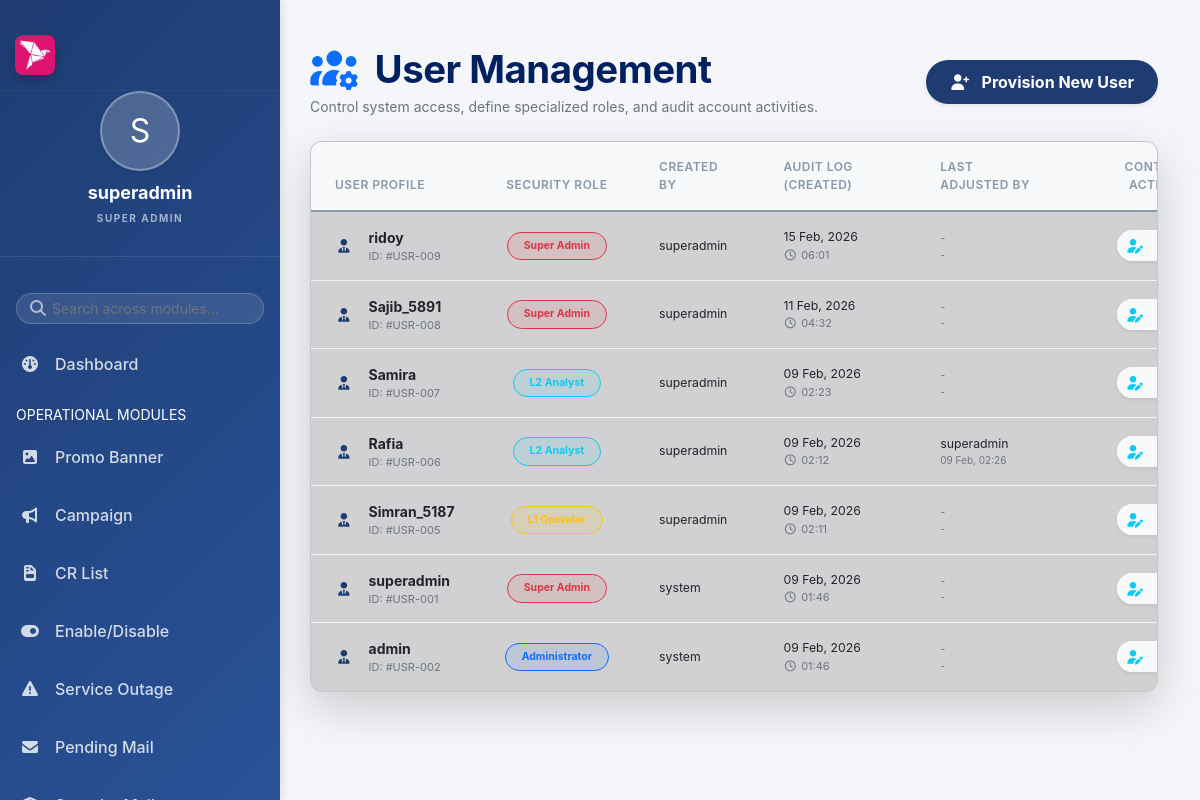
The page /main/modules/users/manage.php (signed in) on the database its author committed.
### tables this page shows
CREATE TABLE `users` (
  `id` int(11) NOT NULL,
  `username` varchar(50) NOT NULL,
  `password` varchar(255) NOT NULL,
  `role` enum('super_admin','admin','l1','l2') NOT NULL,
  `created_at` timestamp NOT NULL DEFAULT current_timestamp(),
  `allowed_modules` text DEFAULT NULL,
  `created_by` varchar(50) DEFAULT 'system',
  `edited_by` varchar(50) DEFAULT NULL,
  `edited_at` timestamp NULL DEFAULT NULL
);

### includes/functions.php (called while the page is built, shortened)
<?php
function e($text) {
    return htmlspecialchars($text, ENT_QUOTES, 'UTF-8');
}
function executePreparedStatement($conn, $sql, $types = "", $params = []) {
    $stmt = mysqli_prepare($conn, $sql);
    if (!mysqli_stmt_execute($stmt)) {
        log_error("Failed to execute prepared statement", ["sql" => substr($sql, 0, 50), "error" => mysqli_stmt_error($stmt)]);
        mysqli_stmt_close($stmt);
        return false;
    }
    return $stmt;
}

### main/modules/users/manage.php (the view, shortened to what this page needs)
<?php
include_once INCLUDES_PATH . '/auth_check.php';
$sql = "SELECT * FROM users ORDER BY created_at DESC";
$stmt = executePreparedStatement($conn, $sql);
$result = $stmt ? mysqli_stmt_get_result($stmt) : false;
?>
<!DOCTYPE html>
<html lang="en">
<head>
    <link href="https://cdn.jsdelivr.net/npm/bootstrap@5.0.2/dist/css/bootstrap.min.css" rel="stylesheet">
    <link rel="stylesheet" href="https://cdnjs.cloudflare.com/ajax/libs/font-awesome/7.0.1/css/all.min.css">
    <link rel="stylesheet" href="<?= ASSETS_URL ?>/css/style.css">
</head>
<body>
    <div class="dashboard-container">
        <?php include INCLUDES_PATH . '/sidebar.php'; ?>
        <div class="main-content">
            <div class="container-fluid ps-0 mt-3">
                <div class="d-flex justify-content-between align-items-center mb-4">
                    <div>
                        <h1 class="view-header fw-bold mb-1"><i class="fa-solid fa-users-gear text-primary me-2"></i> User Management</h1>
                        <p class="text-muted small mb-0">Control system access, define specialized roles, and audit account activities.</p>
                    </div>
                    <div class="d-flex gap-2">
                        <a href="add_user.php" class="btn btn-primary rounded-pill px-4 shadow-sm fw-bold">
                            <i class="fa-solid fa-user-plus me-2"></i> Provision New User
                        </a>
                    </div>
                </div>
                <div class="glass-card shadow-lg border-0">
                    <div class="table-responsive">
                        <table class="table table-hover align-middle mb-0 dashboard-table">
                            <thead>
                                <tr>
                                    <th class="ps-4 py-3">User Profile</th>
                                    <th class="py-3 text-center">Security Role</th>
                                    <th class="py-3">Created By</th>
                                    <th class="py-3">Audit Log (Created)</th>
                                    <th class="py-3">Last Adjusted By</th>
                                    <th class="py-3 text-end pe-4">Control Actions</th>
                                </tr>
                            </thead>
                            <tbody>
                                <?php
                                while ($result && $row = mysqli_fetch_assoc($result)) {
                                    $role_badge = '';
                                    switch ($row['role']) {
                                        case 'super_admin':
                                            $role_badge = '<span class="badge bg-danger bg-opacity-10 text-danger border border-danger border-opacity-25 rounded-pill px-3 py-2">Super Admin</span>';
                                            break;
                                        case 'admin':
                                            $role_badge = '<span class="badge bg-primary bg-opacity-10 text-primary border border-primary border-opacity-25 rounded-pill px-3 py-2">Administrator</span>';
                                            break;
                                        case 'l2':
                                            $role_badge = '<span class="badge bg-info bg-opacity-10 text-info border border-info border-opacity-25 rounded-pill px-3 py-2">L2 Analyst</span>';
                                            break;
                                        case 'l1':
                                            $role_badge = '<span class="badge bg-warning bg-opacity-10 text-warning border border-warning border-opacity-25 rounded-pill px-3 py-2">L1 Operator</span>';
                                            break;
                                    }
                                    $created_by = !empty($row['created_by']) ? e($row['created_by']) : '<span class="text-muted italic small">System-Init</span>';
                                    $updated_by = !empty($row['edited_by']) ? e($row['edited_by']) : '<span class="text-muted italic small">-</span>';
                                    echo "<tr>
                                            <td class='ps-4'>
                                                <div class='d-flex align-items-center'>
                                                    <div class='avatar-circle me-3' style='background: var(--primary-light); color: var(--primary-blue);'>
                                                        <i class='fa-solid fa-user-tie'></i>
                                                    </div>
                                                    <div>
                                                        <div class='fw-bold text-dark'>" . e($row['username']) . "</div>
                                                        <div class='text-muted' style='font-size: 11px;'>ID: #USR-" . str_pad((int)$row['id'], 3, '0', STR_PAD_LEFT) . "</div>
                                                    </div>
                                                </div>
                                            </td>
                                            <td class='text-center'>{$role_badge}</td>
                                            <td>
                                                <div class='d-flex align-items-center'>
                                                    <div class='text-dark fw-medium small'>{$created_by}</div>
                                                </div>
                                            </td>
                                            <td>
                                                <div class='small text-dark'>" . e(date('d M, Y', strtotime($row['created_at']))) . "</div>
                                                <div class='text-muted' style='font-size: 11px;'><i class='fa-regular fa-clock me-1'></i>" . e(date('H:i', strtotime($row['created_at']))) . "</div>
                                            </td>
                                            <td>
                                                <div class='text-dark small'>{$updated_by}</div>
                                                <div class='text-muted small' style='font-size: 10px;'>" . (!empty($row['edited_at']) ? e(date('d M, H:i', strtotime($row['edited_at']))) : '-') . "</div>
                                            </td>
                                            <td class='text-end pe-4'>
                                                <div class='btn-group shadow-sm rounded-pill overflow-hidden'>
                                                    <a href='edit_user.php?id=" . (int)$row['id'] . "' class='btn btn-light btn-sm border-end' title='Edit User Profile'>
                                                        <i class='fa-solid fa-user-pen text-info'></i>
                                                    </a>
                                                    <a href='delete_user.php?id=" . (int)$row['id'] . "&csrf_token=" . urlencode($_SESSION['csrf_token']) . "' class='btn btn-light btn-sm' onclick='return confirm(\"Security Alert: Proceed with account termination?\")' title='Revoke Access'>
                                                    </a>
                                                </div>
                                            </td>
                                          </tr>";
                                }
                                ?>
                            </tbody>
                        </table>
                    </div>
                </div>
            </div>
        </div>
    </div>
</body>
</html>

### main/assets/css/style.css (style rules this page uses)
:root { --primary-blue: #1e3c72; --secondary-blue: #2a5298; --accent-pink: #d12053; --bg-light: #f4f6f9; --bg-dark: #121212; --glass-bg: rgba(255, 255, 255, 0.6); --glass-border: rgba(255, 255, 255, 0.3); --glass-bg-dark: rgba(30, 30, 30, 0.7); --glass-border-dark: rgba(255, 255, 255, 0.1); --text-main: #333; --text-muted: #666; --text-light: #fff; --card-shadow: 0 10px 30px rgba(0, 0, 0, 0.05); --card-shadow-hover: 0 15px 35px rgba(0, 0, 0, 0.1); --border-radius: 12px; --transition: all 0.3s cubic-bezier(0.4, 0, 0.2, 1); --bkash-pink: #df146e; --bkash-dark-pink: #d12053; --bkash-light-pink: #f48fb1; --bkash-shadow: 0 10px 25px -5px rgba(223, 20, 110, 0.3); --sidebar-logo-size: 40px; }
.bg-opacity-10 { --bs-bg-opacity: 0.1; }
.bg-danger.bg-opacity-10 { background-color: rgba(220, 53, 69, 0.1) !important; }
.bg-warning.bg-opacity-10 { background-color: rgba(255, 193, 7, 0.1) !important; }
.bg-info.bg-opacity-10 { background-color: rgba(13, 202, 240, 0.1) !important; }
.bg-primary.bg-opacity-10 { background-color: rgba(13, 110, 253, 0.1) !important; }
body { background-color: transparent !important; transition: var(--transition); position: relative; min-height: 100vh; font-family: 'Inter', -apple-system, BlinkMacSystemFont, "Segoe UI", Roboto, Helvetica, Arial, sans-serif; }
.glass-card { background: rgba(186, 183, 183, 0.6); backdrop-filter: blur(15px); -webkit-backdrop-filter: blur(15px); border: 1px solid var(--glass-border); border-radius: var(--border-radius); box-shadow: var(--card-shadow); transition: var(--transition); }
a { text-decoration: none; color: #000; }
.italic { font-style: italic; }
.btn-primary { background-color: var(--primary-blue); border: none; padding: 10px 25px; border-radius: 8px; font-weight: 600; }
.dashboard-container { display: flex; min-height: 100vh; width: 100%; }
.main-content { flex: 1; padding: 30px; margin-left: 280px; background-color: #f4f6f9; min-height: 100vh; transition: all 0.4s ease; width: calc(100% - 280px); }
.view-header { color: #002160ff; font-weight: 700; margin-bottom: 0; }
.dashboard-table thead th { background-color: #f8f9fa; border-bottom: 2px solid #edf2f9; color: #8898aa; font-weight: 600; text-transform: uppercase; font-size: 12px; letter-spacing: .5px; padding: 15px 25px; }
.dashboard-table tbody td { padding: 15px 25px; vertical-align: middle; border-bottom: 1px solid #f0f2f5; color: #525f7f; font-size: 14px; }
.dashboard-table tbody tr:last-child td { border-bottom: none; }
html, body { max-width: 100%; overflow-x: hidden; -webkit-font-smoothing: antialiased; -moz-osx-font-smoothing: grayscale; }
h1.view-header { font-size: clamp(1.6rem, 4vw, 2.4rem) !important; letter-spacing: -0.5px; }
.table-responsive { border-radius: 12px; overflow-x: auto; display: block; width: 100%; -webkit-overflow-scrolling: touch; }
.dashboard-table { min-width: 900px !important; }
.table-responsive { border-radius: 12px; border: 1px solid rgba(0, 0, 0, 0.05); }

### rows shown on the page
users: username "ridoy", id "009", role "Super Admin", created_by "superadmin", created_at "15 Feb, 2026", created_at "06:01"
users: username "Sajib_5891", id "008", role "Super Admin", created_by "superadmin", created_at "11 Feb, 2026", created_at "04:32"
users: username "Samira", id "007", role "L2 Analyst", created_by "superadmin", created_at "09 Feb, 2026", created_at "02:23"
users: username "Rafia", id "006", role "L2 Analyst", created_by "superadmin", created_at "09 Feb, 2026", created_at "02:12", edited_by "superadmin", edited_at "09 Feb, 02:26"
users: username "Simran_5187", id "005", created_by "superadmin", created_at "09 Feb, 2026", created_at "02:11"
users: username "superadmin", id "001", role "Super Admin", created_by "system", created_at "09 Feb, 2026", created_at "01:46"
users: username "admin", id "002", role "Administrator", created_by "system", created_at "09 Feb, 2026", created_at "01:46"

### other values the page prints
substr($user_name, 0, 1) "S"
$user_name "superadmin"
